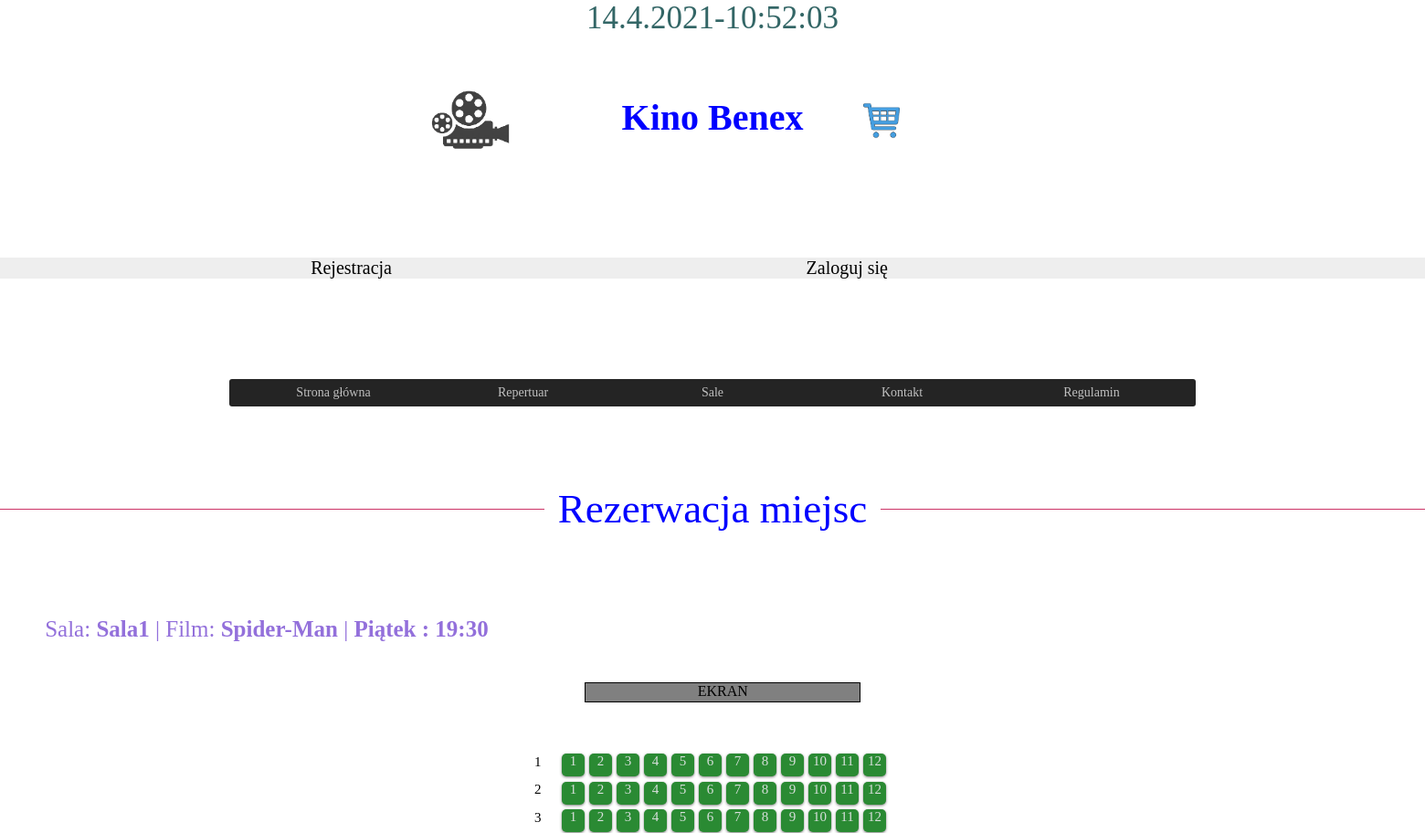
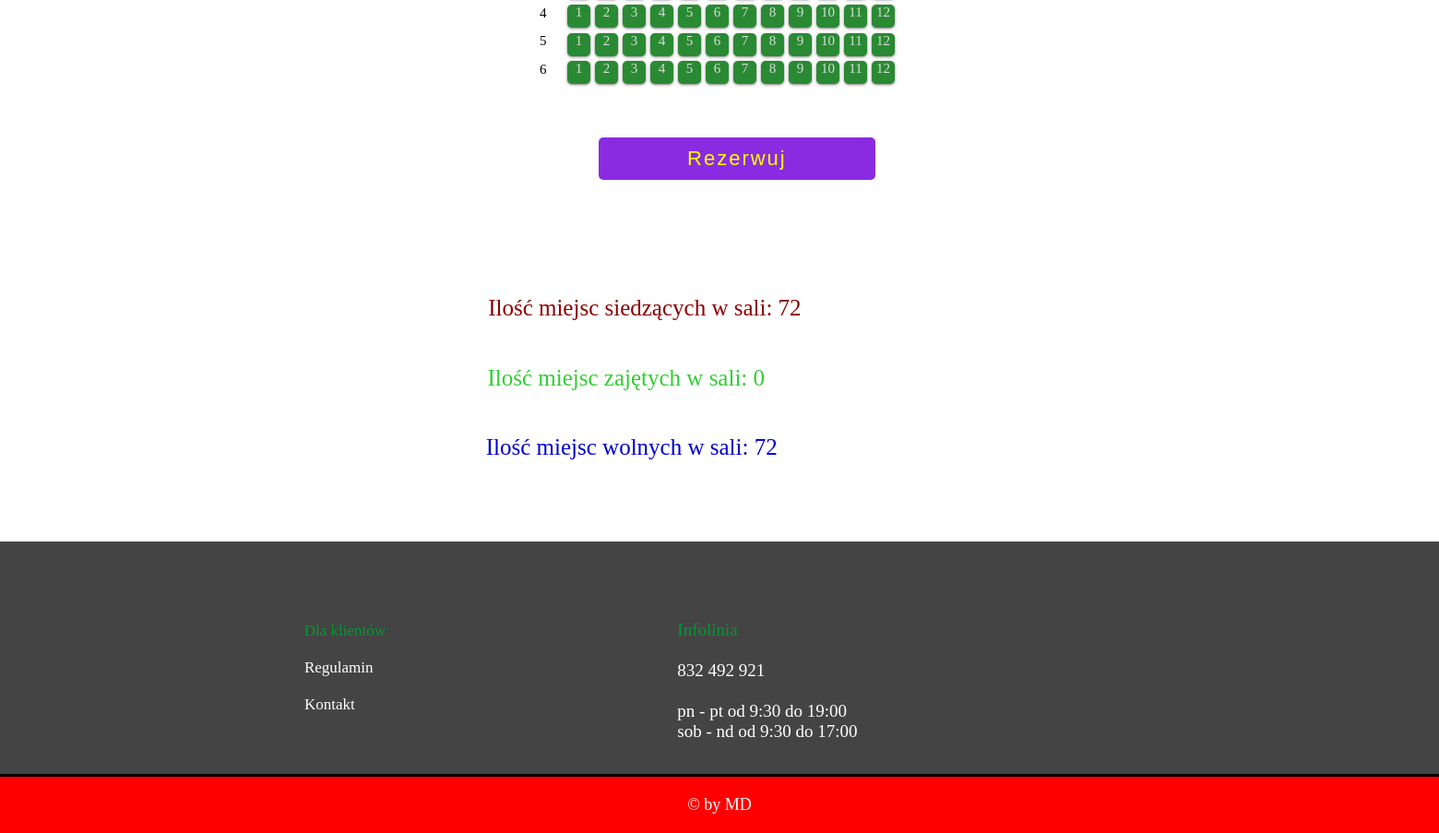
Screenshot of /wybor.php?id_seans=3 with the database file from the repository (2 pictures, top to bottom).
### tables this page shows
CREATE TABLE `sale` (
  `id` int(11) NOT NULL,
  `nazwa` varchar(15) NOT NULL,
  `rzedy` int(11) NOT NULL,
  `miejsca` int(11) NOT NULL
);

CREATE TABLE `seanse` (
  `id` int(11) NOT NULL,
  `nazwa` text NOT NULL,
  `url_zdjec` varchar(70) NOT NULL,
  `id_opisu_zdj` varchar(70) NOT NULL,
  `opis` text NOT NULL,
  `czas_trwania` text NOT NULL,
  `id_sala` int(11) NOT NULL,
  `cena` float NOT NULL,
  `since_day` date DEFAULT NULL
);

CREATE TABLE `godziny_seansu` (
  `id` int(11) NOT NULL,
  `id_seansu` int(11) DEFAULT NULL,
  `id_zapowiedzi` int(11) DEFAULT NULL,
  `day` int(11) NOT NULL,
  `time2` time NOT NULL
);

### wybor.php (the view, shortened to what this page needs)
<?php
include("connect.php");
?>
<!DOCTYPE html>
<html lang="pl">
<head>
<link href="style.css" rel="stylesheet" type="text/css" />
<link href="css/fontello.css" rel="stylesheet" type="text/css" />
<link rel="stylesheet" href="https://maxcdn.bootstrapcdn.com/font-awesome/4.5.0/css/font-awesome.min.css">
</head>
		<body onload="odliczanie();">
		<div id="zegar">
</div>
<header>
<div class="tytulik">
<h1> Kino Benex</h1>
			<a href="index.php"> <img class='logo' src="images/logo2.png" width='170' height'170'></a>
</div>
<div class="koszydiv">
		<a href="wyswietlanie_koszyka.php"> <div class='tooltip3'> <img class='koszyk' src="images/koszyk.jpg" width='40' height'40'></a>
		</div>
<br><br>
<div class="pasreje">
	<?php
	if(isset($id_uzytkownika)!="")
	{echo"<h888>";
		echo"Witaj ".$_SESSION['user']."";
		echo"</h888>";
		echo"<h889>";
			echo "Email:".$_SESSION['email'],"";
			echo"</h888>";
			echo'<li class="Wylogowanie"><a href="logout.php">Wyloguj się!</a></li>';
			if($id_uzytkownika!=5){
		echo'<li class="Konto"><a href="panel_uzytkownika.php">Twoje konto</a></li>';
			}
			else{
				echo'<li class="Konto"><a href="panel_admina.php">Panel admina</a></li>';
			}
	}
	else
      	{
		echo'<li class="Zakladanie"><a href="rejestracja.php">Rejestracja</a></li>';
		echo'<li class="Logowanie"><a href="logowanie.php">Zaloguj się</a></li>';
	 }
  ?>
	</header>
<?php
	$wynik = mysqli_query($link,"Select * from sale")
or die('Błąd zapytania');
	echo'<div id="kontener">';
	echo'<div class="nav">';
	echo'<ul id="menu">';
	echo'<li><a href="index.php">Strona główna</a></li>';
	echo'<li><a href="repertuar.php">Repertuar</a></li>';
	echo'<li><a>Sale</a>';
	if(mysqli_num_rows($wynik) > 0) {
while($r = mysqli_fetch_object($wynik)) {
$id=$r->id;
echo"<a style='text-decoration:none'   href='show_seans.php?seans_id=$id'>";
	echo'<li>'.$r->nazwa.'</a></li>';
}
	}
	echo'</ul></li>';
	echo'<li><a href="kontakt.php">Kontakt</a></li>';
	echo'<li><a href="regulamin.php">Regulamin</a></li>';
	echo'</div>';
	echo'</div>';
	?>
	<br><br><br>
		<div class="napisek">
	<h67>
	Rezerwacja miejsc</h67>
	</div>
	<?php
	function showSeans($id)
{
	global $link;
	$wyniki = mysqli_query($link,"Select * from godziny_seansu  where id=$id ")
or die('Błąd zapytania');
	if(mysqli_num_rows($wyniki) > 0)
	{
	while($r = mysqli_fetch_object($wyniki))
	{
	$ide_godz_seansu=$r->id;
	$ide_seansu=$r->id_seansu;
	$ide_czasu_seansu=$r->time2;
	$ide_czasu_seansu=substr($ide_czasu_seansu,0,strlen($ide_czasu_seansu)-3);
	$ide_dzien_seansu=$r->day;
	$day_array = array(1=>'Poniedziałek', 'Wtorek', 'Środa', 'Czwartek', 'Piątek', 'Sobota', 'Niedziela');
	$day_string=$day_array[$ide_dzien_seansu];
	$wyniki2 = mysqli_query($link,"select * from seanse where id =$ide_seansu")or die('Błąd zapytania');
	 while($re = mysqli_fetch_object($wyniki2)){
	$ide_sala=$re->id_sala;
	$ide_nazwa_filmu=$re->nazwa;
	$wyniki3 = mysqli_query($link,"select * from sale where id =$ide_sala")or die('Błąd zapytania');
	 while($ra = mysqli_fetch_object($wyniki3))
	{
	$ide_nazwa_sali=$ra->nazwa;
	$ide_rzedy=$ra->rzedy;
	$ide_miejsca=$ra->miejsca;
		echo'<div class="opis_rezerwacji">';
           echo"  Sala: <b>$ide_nazwa_sali</b>";
           echo"    | Film: <b>$ide_nazwa_filmu</b>";
           echo"  | <b>$day_string :</b>";
           echo"  <b>$ide_czasu_seansu</b>";
	  echo'</div>';
		  echo'<div class="sala">';
              echo'  <div id="ekran">EKRAN</div> ';
			  print '<form action="rezerwacja.php" method="post">';
			 for ($i = 1; $i <= $ide_rzedy; $i++){
			 print '<div id="lp">'.$i.'</div>';
			  for ($l = 1; $l <= $ide_miejsca; $l++){
						 $wyniki5 =mysqli_query($link,"select * from rezerwacja where rzad =$i and miejsce = $l and id_godziny_seansu =$ide_godz_seansu"  )or die('Błąd zapytania beka');
			 if(mysqli_num_rows($wyniki5) > 0){
                                print '<input class="btn2" type="checkbox" id="'.$i.$l.'" name="s[]" value="'.$i.'v'.$l.'" disabled><label for="'.$i.$l.'" title="Zarezerwowane"><span>'.$l.'</span></label>';
                              }
                               else{
                                 print '<input class="btn2"  type="checkbox" id="'.$i.$l.'"  name="s[]" value="'.$i.'v'.$l.'" /><label for="'.$i.$l.'"><span>'.$l.'</span></label>';
                               }
			 }
			 }
			 	echo"<div class='koszykt'>";
        echo"<div class='tooltip'> <input class='btn' type='submit'value='Rezerwuj' id='checkBtn'/>";
		echo"</form>";
		echo"</div>";
	 $k=0;
 echo'<div class="wolne_miejsca">';
 $ilosc_miejsc=$ide_rzedy*$ide_miejsca;
 $zajete_miejsca=$k;
 $wolne_miejsca=$ilosc_miejsc-$zajete_miejsca;
 echo'<h81>';
 echo"Ilość miejsc siedzących w sali: $ilosc_miejsc";
 echo'</h81>';
 echo'<h82>';
  echo"Ilość miejsc zajętych w sali: $zajete_miejsca";
  echo'</h82>';
  echo'<h83>';
   echo"Ilość miejsc wolnych w sali: $wolne_miejsca";
 echo'</h83>';
	echo'</div>';
	}
	 }
	}
	}
}
	if(isset($_GET['id_seans']))
{
	showSeans($_GET['id_seans']);
}
	?>
		<br><br><br><br><br><br><br><br>
		<br><br><br><br><br><br><br><br>
		<br><br><br><br><br><br><br><br>
<div class="info">
<h410>
<h5211 style="color:#009933;">Infolinia</h5211>
<br><br>
832 492 921
<br><br>
	pn - pt od 9:30 do 19:00
	<br>
	sob - nd od 9:30 do 17:00
</h410>
<h411>
Dla klientów
<br><br>
<a href="regulamin.php">Regulamin</a>
<br><br>
<a href="kontakt.php"> Kontakt</a>
</h411>
</div>
<div id="footer">
			&copy by MD
		</div>
</body>
</html>

### style.css (style rules this page uses)
body { background-size: 100%; background-attachment: fixed; margin:0 !important; }
#zegar { color: #336666; font-size: 35px; text-align: center; }
#footer { clear: both; color: white; text-align: center; padding: 20px; font-size: 18px; background-color:red; position: relative; top:1.9cm; }
.pasreje { font-size:20px; background-color:#EEEEEE; position: relative; top:-3cm; }
.Zakladanie { display:block; display:inline-block; text-decoration: none; list-style-type: none; position: relative; left:9cm; }
.Zakladanie a { text-decoration: none; color:black; }
.Logowanie { background-size:40%; display:block; display:inline-block; text-decoration: none; list-style-type: none; position: relative; left:21cm; }
.Logowanie a { text-decoration: none; color:black; }
.tytulik { font-size:20px; position: relative; top:1cm; background-size:5%; text-align:center; color:blue; }
.logo { position: relative;right:7cm; position: relative;top:-3.5cm; }
.nav { z-index: 2; }
.napisek { text-align:center; padding:1px; color:blue; font-size:45px; border-bottom: 1px solid #CC3366; margin-bottom: 30px; position: relative; z-index: 1; }
.napisek h67 { background: #fff; padding: 0 15px; position: relative; top: 27px; z-index: 1; }
#kontener { width: 100%; position: relative;top:-0.1cm; z-index: 2; text-align:center; }
#menu { z-index: 2;display: table; padding: 0 10px 0; margin: 0 auto; overflow: hidden; font-size: 14px; background: #242424; }
#menu li { z-index: 2;list-style-type: none; margin: 0 auto; float: left; }
#menu > li { float: left; width: 207.5px; height: 30px; z-index: 2; }
#menu li a { display: block; color: silver; text-decoration: none; padding: 7px 10px 7px;z-index: 2; }
#menu { border-radius: 3px;z-index: 2; }
input[type=submit] { width: 300px; background-color: #36b03c; font-size:20px; color: white; padding: 15px 10px; margin-top: 20px; border: none; border-radius: 5px; cursor: pointer; letter-spacing: 2px; outline: none; }
.info { padding:20px; background-color:#444444; position: relative; top:1.9cm; border-bottom-style: solid; clear: both; }
.info h410 { position: relative;left:18.9cm; position: relative; top:1.7cm; color:white; font-size:19px; }
.info h411 a { color:white; text-decoration:none; position: relative;left:5.3cm; }
.info h411 { position: relative;left:2.9cm; font-size:17px; color:#009933; position: relative; bottom:1.2cm; }
img.koszyk { transition: transform 0.3s; }
.koszydiv { position: relative;left:25cm; position: relative;bottom:5.4cm; }
.koszykt { position: relative;top:1.1cm; position: relative;left:0.5cm; }
input.btn { border: none; background: #8A2BE2 ; color: yellow; cursor: pointer; font-size: 22px; padding: 10px 14px; margin: 15px; transition: background 2s, color 2s; }
.tooltip3 { position: relative; display: inline-block; }
.tooltip { position: relative; display: inline-block; }
.opis_rezerwacji { font-size: 25px; position: relative; top:2.3cm; position: relative; left:1.3cm; color:#9370DB; }
#lp { width:25px; height:25px; font-size: 15px; text-align: left; margin: 5px 5px 0 0; display: inline-block; }
#ekran { width: 300px; height: 20px; background-color: gray; text-align: center; color: black; margin-left: auto; margin-right: auto; margin-bottom: 10px; margin-top: 10px; border: 1px solid black; position: relative; top:-1.1cm; position: relative; left:0.3cm; }
.sala { width: 600px; margin-left: auto; margin-right: auto; text-align: center; margin-bottom: 50px; position: relative; top:4.3cm; }
input.btn2 + label { color: #D8DFDC; text-align: center; }
input.btn2 + label span { display:inline-block; width:25px; height:25px; font-size: 15px; margin: 5px 5px 0 0; vertical-align: middle; background-color: #2A8A33; cursor:pointer; box-shadow: 0px 1px 3px rgba(0,0,0,0.5); border-radius: 20%; }
.wolne_miejsca { position: relative; top:7cm; }
.wolne_miejsca h82 { color:#32CD32; position: relative; top:2cm; font-size:25px; position: relative; left:5cm; }
.wolne_miejsca h83 { font-size:25px; position: relative; top:4cm; color:#0000CD; position: relative; right:3cm; }
.wolne_miejsca h81 { font-size:25px; color:#8B0000; position: relative; left:14cm; }

### rows the page displays
godziny_seansu: day "Piątek", time2 "19:30"
seanse: nazwa "Spider-Man"
sale: nazwa "Sala1", ilosc_miejsc "72", zajete_miejsca "0", wolne_miejsca "72"
